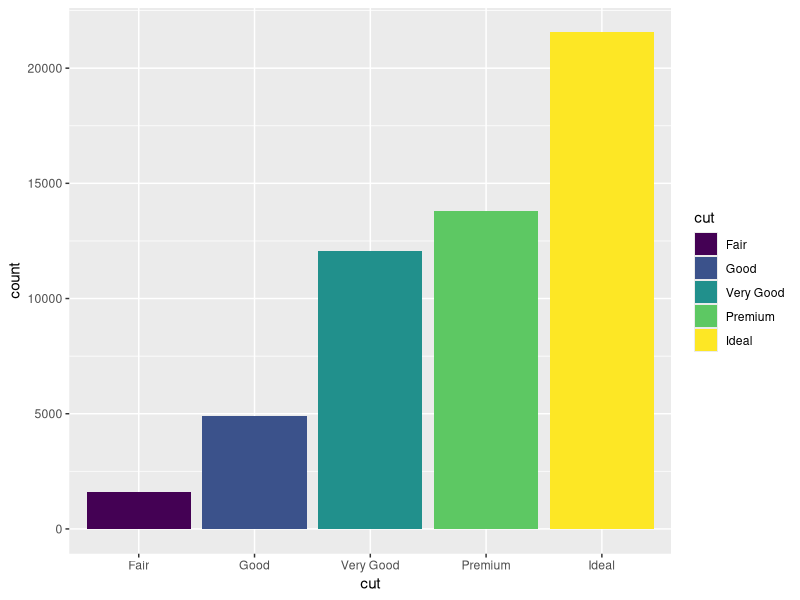
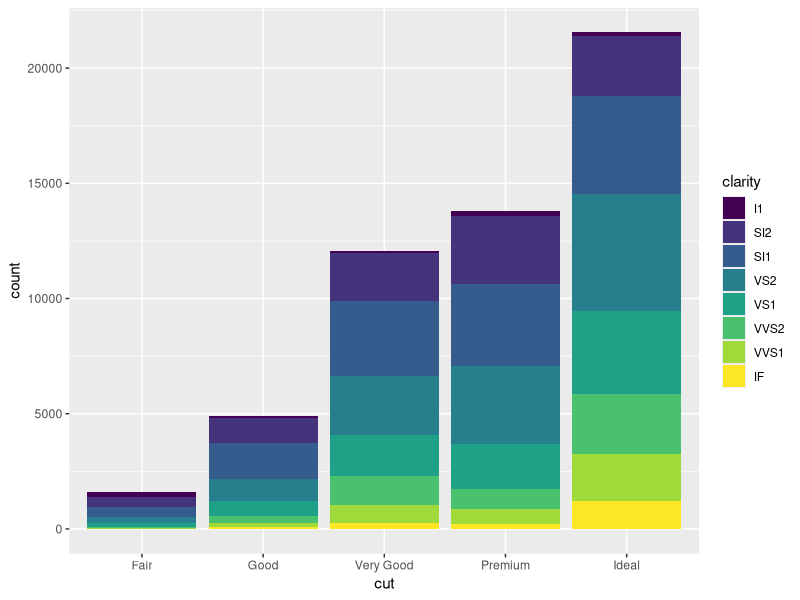
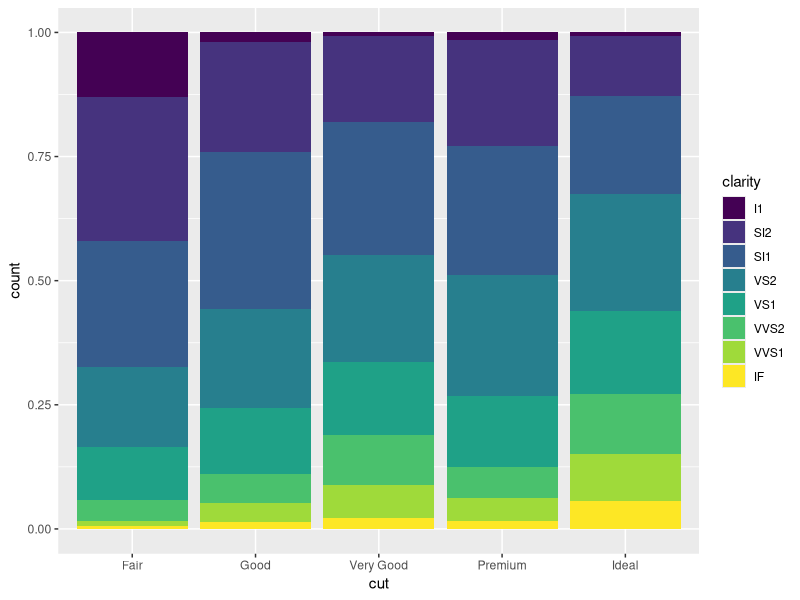
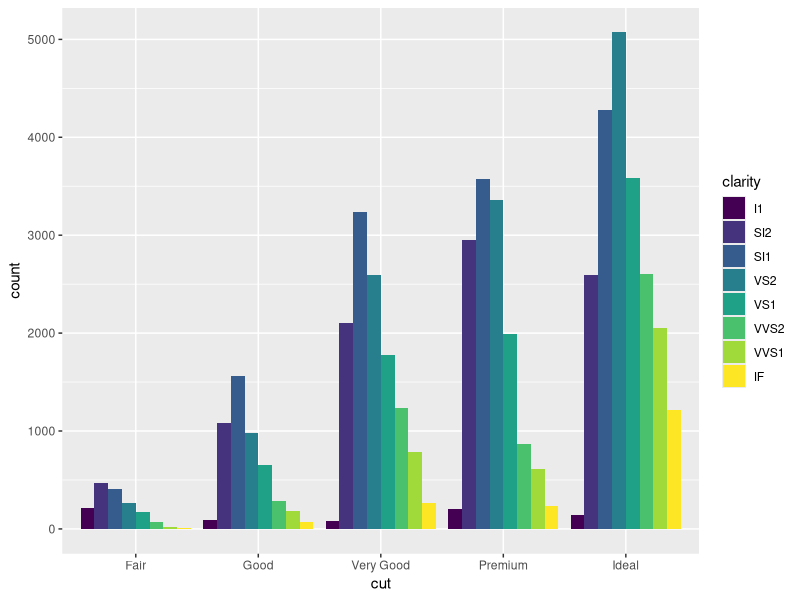

Reproduce these figures in R, in order.
#ggplot playtime

install.packages('tidyverse')

library(ggplot2)

# bar charts

#standard bar - different colors by bar
ggplot(data = diamonds) +
  geom_bar(
    mapping = aes(x = cut, fill = cut)
  )

#stacked bar - cut on X-axis, clarity on Y
ggplot(data = diamonds) +
  geom_bar(
    mapping = aes(x = cut, fill = clarity)
  )

# stacked bar - 100%
#standard bar - different colors by bar
ggplot(data = diamonds) +
  geom_bar(
    mapping = aes(x = cut, fill = clarity),
    position = "fill"
  )


# grouped bar - different colors by bar
ggplot(data = diamonds) +
  geom_bar(
    mapping = aes(x = cut, fill = clarity),
    position = "dodge"
  )

# position = 'jitter'  # used for point plots to add jitter to overlapping points
# + coord_flip()   # flips x and y axes
# + coord_fixed()    # sets constant x y ratio in axes (i.e. a square)
# + geom_abline(slope = X, intercept = Y)    # adds constant fixed line (how to specify???)
# + geom_vline(yintercept = Y)    # same for hline and xintercept


# outstanding Q
# add data labels
# populate bars by some subtotal - better understand stat_summary

# ggplot(data = <DATA>) +
#  <GEOM_FUNCTION>(
#    mapping = aes(<MAPPINGS>),
#    stat = <STAT>,
#    position = <POSITION>
#  ) +
#  <COORDINATE_FUNCTION> +
#  <FACET_FUNCTION>